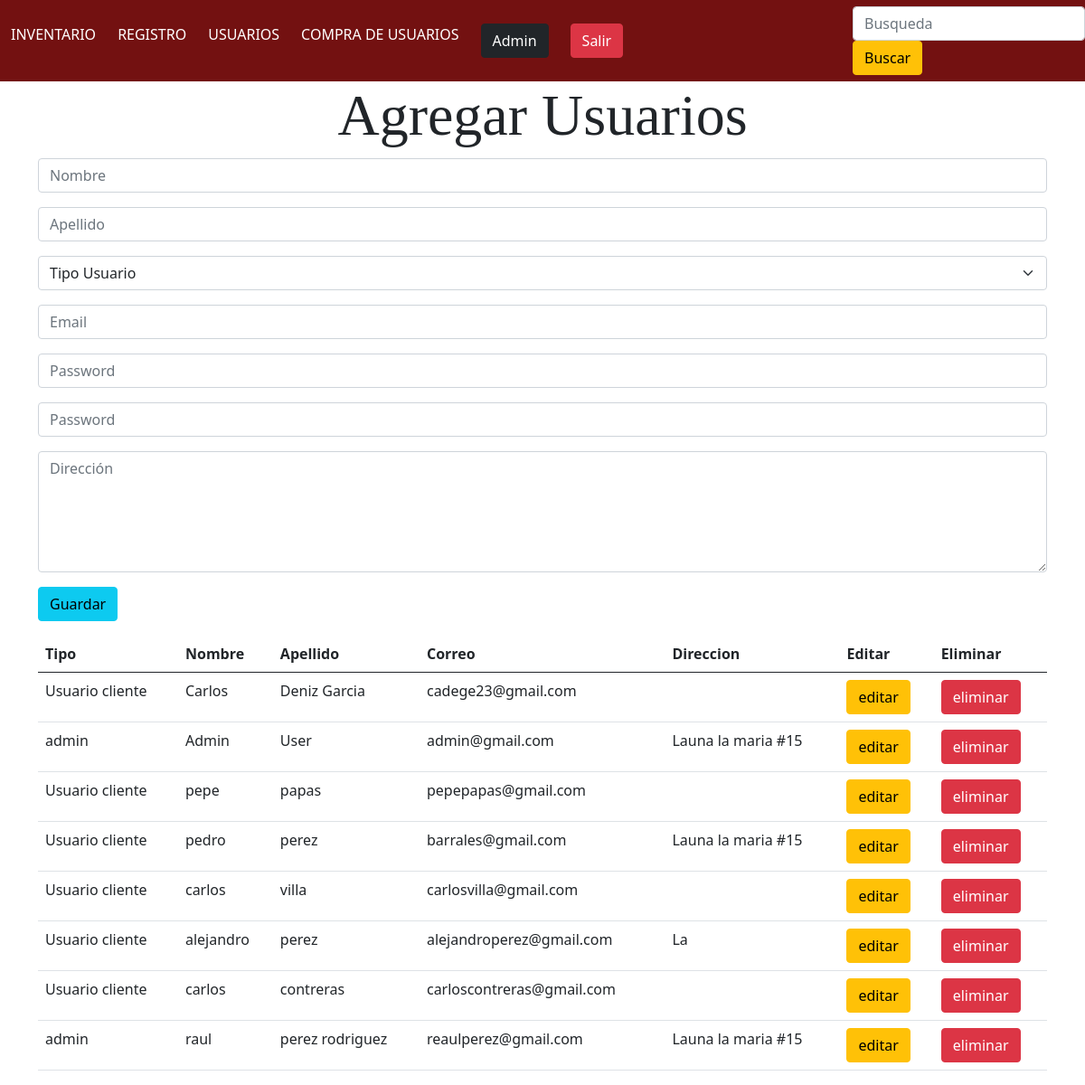
/usuarios/index.php (signed in), run on the app's committed database.
### tables this page shows
CREATE TABLE `usuario` (
  `pk_usuario` int(11) NOT NULL,
  `nombre_usuario` varchar(25) NOT NULL,
  `apellido_usuario` varchar(25) DEFAULT NULL,
  `correo` varchar(25) NOT NULL,
  `PASSWORD` varchar(25) NOT NULL,
  `direccion` varchar(50) DEFAULT NULL,
  `fk_tipo_usuario` int(11) NOT NULL
);

CREATE TABLE `tipo_usuario` (
  `pk_tipo_usuario` int(11) NOT NULL,
  `tipo` int(11) NOT NULL,
  `descripccion` varchar(50) DEFAULT NULL
);

### usuarios/index.php (the view, shortened to what this page needs)
<?php
require ('../db/conexion.php');
$sel = $con->query("SELECT  `pk_usuario`,
descripccion,`nombre_usuario`,`apellido_usuario`,`correo`,`direccion`
FROM usuario
INNER JOIN tipo_usuario
on `fk_tipo_usuario` = pk_tipo_usuario");
?>
<!DOCTYPE html>
<html lang="en">
<head>
    <link rel="stylesheet" href="../css/main.css">
    <link href="https://cdn.jsdelivr.net/npm/bootstrap@5.0.2/dist/css/bootstrap.min.css" rel="stylesheet"
>
</head>
<body>
    <header class="header">
            <ul class="nav">
                    <li><a href="../admin/index.php">INVENTARIO</a></li>
                <li><a href="http://localhost/ProyectoPagWeb/Inventario/index.php">REGISTRO</a></li>
                <li><a href="http://localhost/ProyectoPagWeb/usuarios/index.php">USUARIOS</a></li>
                <li><a href="http://localhost/ProyectoPagWeb/comprasUsuarios/">COMPRA DE USUARIOS</a></li>
                    <li class="nav-item">
                        <a class="nav-link active"
                        aria-current="page"
                        href="../perfilUsuario?id='<?php echo trim($_SESSION['id'])?>'">
                            <span class="btn btn-dark">
                                <?php echo $_SESSION['nombre'];?>
                            </span>
                        </a>
                    </li>
                    <li class="nav-item">
                        <a class="nav-link active"
                        aria-current="page"
                        href="../includes/salir.php">
                            <span class="btn btn-danger">
                                Salir
                            </span>
                        </a>
                    </li>
            </ul>
         <br>
        <form class="form-inline my-2 my-lg-0">
          <input class="form-control" type="search" placeholder="Busqueda" aria-label="Search">
          <button class="btn btn-warning" type="submit">Buscar</button>
        </form>
        </header>
    <main class="container">
        <h1 class="display-3 text-center">Agregar Usuarios</h1>
        <div class="row">
            <div class="col  ">
                <form action="agregarUsuario.php"  autocomplete="off"  method="POST"  enctype="multipart/form-data">
                    <div class="form-group mb-3" >
                        <input type="text" name="nombre" placeholder="Nombre" class="form-control" >
                    </div>
                    <div class="form-group mb-3" >
                        <input type="text" name="apellido" placeholder="Apellido" class="form-control" >
                    </div>
                    <select name="typeUser" class="form-select  mb-3" aria-label="Default select example">
                        <option  selected>Tipo Usuario</option>
                    </select>
                    <div class="form-group mb-3" >
                        <input type="email" name="email" placeholder="Email"  class="form-control" >
                    </div>
                    <div class="form-group mb-3" >
                        <input  type="password" name="password" placeholder="Password" class="form-control" rows="5" >
                    </div>
                    <div class="form-group mb-3" >
                        <input  type="password" name="password2" placeholder="Password" class="form-control" rows="5" >
                    </div>
                    <div class="form-group mb-3" >
                        <textarea  type="numer" name="direccion" placeholder="Dirección" class="form-control" rows="5" ></textarea>
                    </div>
                    <div class="form-group mb-3" >
                        <input type="submit" value="Guardar"  class="btn btn-info" >
                    </div>
                </form>
            <div>
            <div class="col ">
                <div class="table-responsive">
                    <table class="table table-hover">
                        <thead>
                            <tr>
                                <th scope="col">Tipo</th>
                                <th scope="col">Nombre</th>
                                <th scope="col">Apellido</th>
                                <th scope="col">Correo</th>
                                <th scope="col">Direccion</th>
                                <th scope="col">Editar</th>
                                <th scope="col">Eliminar</th>
                            </tr>
                        </thead>
                        <tbody>
                            <?php while($f = $sel->fetch_assoc()){ ?>
                                <tr>
                                    <td><?php echo $f['descripccion'] ?></td>
                                    <td><?php echo $f['nombre_usuario'] ?></td>
                                    <td><?php echo $f['apellido_usuario'] ?></td>
                                    <td><?php echo $f['correo'] ?></td>
                                    <td><?php echo $f['direccion'] ?></td>
                                    <td><a href="editarUsuario.php?id=<?php echo $f['pk_usuario'] ?>" class="btn btn-warning" >editar</a></td>
                                    <td><a href="eliminarUsuarios.php?id=<?php echo $f['pk_usuario'] ?>" class="btn btn-danger" >eliminar</a></td>
                                </tr>
                            <?php } ?>
                        </tbody>
                    </table>
                </div>
    </main>
</body>
</html>

### css/main.css (style rules this page uses)
* { margin: 0; padding: 0; box-sizing: border-box; }
body { background-color: white; }
.header { width: 100%; height: 90px; background-color: #731111; display: flex; justify-content: space-between; align-items: center; margin: auto; }
ul, ol { list-style:none; }
.nav > li { float:left; }
.nav li a { background-color: #731111; color:white; text-decoration:none; padding:10px 12px; display:block; }
button { background-color: #731111; }
h1 { font-family: 'Satisfy', cursive; text-align: center; }

### data on the page
usuario: fk_tipo_usuario.descripccion "Usuario cliente", nombre_usuario "Carlos", apellido_usuario "Deniz Garcia", correo "cadege23@gmail.com"
usuario: fk_tipo_usuario.descripccion "admin", nombre_usuario "Admin", apellido_usuario "User", correo "admin@gmail.com", direccion "Launa la maria #15"
usuario: fk_tipo_usuario.descripccion "Usuario cliente", nombre_usuario "pepe", apellido_usuario "papas", correo "pepepapas@gmail.com"
usuario: fk_tipo_usuario.descripccion "Usuario cliente", nombre_usuario "pedro", apellido_usuario "perez", correo "barrales@gmail.com", direccion "Launa la maria #15"
usuario: fk_tipo_usuario.descripccion "Usuario cliente", nombre_usuario "carlos", apellido_usuario "villa", correo "carlosvilla@gmail.com"
usuario: fk_tipo_usuario.descripccion "Usuario cliente", nombre_usuario "alejandro", apellido_usuario "perez", correo "alejandroperez@gmail.com", direccion "La"
usuario: fk_tipo_usuario.descripccion "Usuario cliente", nombre_usuario "carlos", apellido_usuario "contreras", correo "carloscontreras@gmail.com"
usuario: fk_tipo_usuario.descripccion "admin", nombre_usuario "raul", apellido_usuario "perez rodriguez", correo "reaulperez@gmail.com", direccion "Launa la maria #15"

### other printed values
$_SESSION['nombre'] "Admin"
